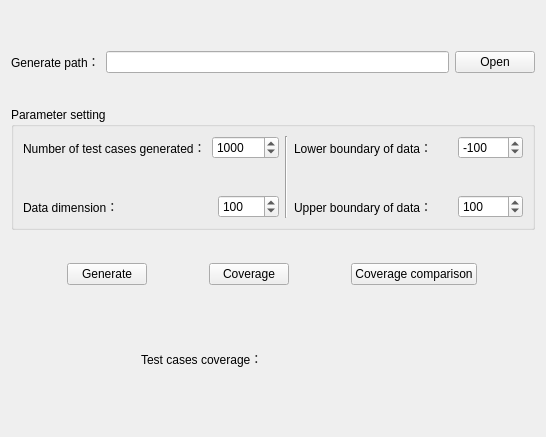
                <widget class="QWidget" name="tab_10">
                 <attribute name="title">
                  <string>Text type</string>
                 </attribute>
                 <layout class="QVBoxLayout" name="verticalLayout_30" stretch="0,2,1,0,1,2,0,2,0">
                  <item>
                   <spacer name="verticalSpacer_17">
                    <property name="orientation">
                     <enum>Qt::Vertical</enum>
                    </property>
                    <property name="sizeHint" stdset="0">
                     <size>
                      <width>20</width>
                      <height>40</height>
                     </size>
                    </property>
                   </spacer>
                  </item>
                  <item>
                   <layout class="QHBoxLayout" name="horizontalLayout_55">
                    <item>
                     <widget class="QLabel" name="label_48">
                      <property name="text">
                       <string>Generate path：</string>
                      </property>
                     </widget>
                    </item>
                    <item>
                     <widget class="QLineEdit" name="textLineEdit"/>
                    </item>
                    <item>
                     <widget class="QPushButton" name="textButton">
                      <property name="text">
                       <string>Open</string>
                      </property>
                     </widget>
                    </item>
                   </layout>
                  </item>
                  <item>
                   <spacer name="verticalSpacer_18">
                    <property name="orientation">
                     <enum>Qt::Vertical</enum>
                    </property>
                    <property name="sizeHint" stdset="0">
                     <size>
                      <width>20</width>
                      <height>50</height>
                     </size>
                    </property>
                   </spacer>
                  </item>
                  <item>
                   <widget class="QGroupBox" name="groupBox_4">
                    <property name="title">
                     <string>Parameter setting</string>
                    </property>
                    <layout class="QHBoxLayout" name="horizontalLayout_57">
                     <item>
                      <layout class="QVBoxLayout" name="verticalLayout_29" stretch="0,1,0">
                       <item>
                        <layout class="QHBoxLayout" name="horizontalLayout_58" stretch="0,0">
                         <item>
                          <widget class="QLabel" name="maxMahe_L">
                           <property name="sizePolicy">
                            <sizepolicy hsizetype="Fixed" vsizetype="Preferred">
                             <horstretch>0</horstretch>
                             <verstretch>0</verstretch>
                            </sizepolicy>
                           </property>
                           <property name="text">
                            <string>Number of test cases generated：</string>
                           </property>
                          </widget>
                         </item>
                         <item>
                          <widget class="QSpinBox" name="number_spinBox">
                           <property name="sizePolicy">
                            <sizepolicy hsizetype="MinimumExpanding" vsizetype="Fixed">
                             <horstretch>0</horstretch>
                             <verstretch>0</verstretch>
                            </sizepolicy>
                           </property>
                           <property name="maximum">
                            <number>100000</number>
                           </property>
                           <property name="value">
                            <number>1000</number>
                           </property>
                          </widget>
                         </item>
                        </layout>
                       </item>
                       <item>
                        <spacer name="verticalSpacer_20">
                         <property name="orientation">
                          <enum>Qt::Vertical</enum>
                         </property>
                         <property name="sizeHint" stdset="0">
                          <size>
                           <width>20</width>
                           <height>30</height>
                          </size>
                         </property>
                        </spacer>
                       </item>
                       <item>
                        <layout class="QHBoxLayout" name="horizontalLayout_59" stretch="0,0">
                         <item>
                          <widget class="QLabel" name="maxGuozai_L">
                           <property name="sizePolicy">
                            <sizepolicy hsizetype="Fixed" vsizetype="Preferred">
                             <horstretch>0</horstretch>
                             <verstretch>0</verstretch>
                            </sizepolicy>
                           </property>
                           <property name="text">
                            <string>Data dimension：                            </string>
                           </property>
                          </widget>
                         </item>
                         <item>
                          <widget class="QSpinBox" name="dimension_spinBox">
                           <property name="sizePolicy">
                            <sizepolicy hsizetype="MinimumExpanding" vsizetype="Fixed">
                             <horstretch>0</horstretch>
                             <verstretch>0</verstretch>
                            </sizepolicy>
                           </property>
                           <property name="maximum">
                            <number>1000</number>
                           </property>
                           <property name="value">
                            <number>100</number>
                           </property>
                          </widget>
                         </item>
                        </layout>
                       </item>
                      </layout>
                     </item>
                     <item>
                      <widget class="Line" name="line_5">
                       <property name="orientation">
                        <enum>Qt::Vertical</enum>
                       </property>
                      </widget>
                     </item>
                     <item>
                      <layout class="QVBoxLayout" name="verticalLayout_26" stretch="0,1,0">
                       <item>
                        <layout class="QHBoxLayout" name="horizontalLayout_61" stretch="1,0">
                         <item>
                          <widget class="QLabel" name="high_L">
                           <property name="sizePolicy">
                            <sizepolicy hsizetype="Fixed" vsizetype="Preferred">
                             <horstretch>0</horstretch>
                             <verstretch>0</verstretch>
                            </sizepolicy>
                           </property>
                           <property name="text">
                            <string>Lower boundary of data：      </string>
                           </property>
                          </widget>
                         </item>
                         <item>
                          <widget class="QSpinBox" name="lower_spinBox">
                           <property name="sizePolicy">
                            <sizepolicy hsizetype="MinimumExpanding" vsizetype="Fixed">
                             <horstretch>0</horstretch>
                             <verstretch>0</verstretch>
                            </sizepolicy>
                           </property>
                           <property name="minimum">
                            <number>-10000</number>
                           </property>
                           <property name="maximum">
                            <number>0</number>
                           </property>
                           <property name="value">
                            <number>-100</number>
                           </property>
                          </widget>
                         </item>
                        </layout>
                       </item>
                       <item>
                        <spacer name="verticalSpacer_21">
                         <property name="orientation">
                          <enum>Qt::Vertical</enum>
                         </property>
                         <property name="sizeHint" stdset="0">
                          <size>
                           <width>20</width>
                           <height>30</height>
                          </size>
                         </property>
                        </spacer>
                       </item>
                       <item>
                        <layout class="QHBoxLayout" name="horizontalLayout_62" stretch="1,0">
                         <item>
                          <widget class="QLabel" name="speed_L">
                           <property name="sizePolicy">
                            <sizepolicy hsizetype="Fixed" vsizetype="Preferred">
                             <horstretch>0</horstretch>
                             <verstretch>0</verstretch>
                            </sizepolicy>
                           </property>
                           <property name="text">
                            <string>Upper boundary of data：      </string>
                           </property>
                          </widget>
                         </item>
                         <item>
                          <widget class="QSpinBox" name="upper_spinBox">
                           <property name="sizePolicy">
                            <sizepolicy hsizetype="MinimumExpanding" vsizetype="Fixed">
                             <horstretch>0</horstretch>
                             <verstretch>0</verstretch>
                            </sizepolicy>
                           </property>
                           <property name="maximum">
                            <number>10000</number>
                           </property>
                           <property name="value">
                            <number>100</number>
                           </property>
                          </widget>
                         </item>
                        </layout>
                       </item>
                      </layout>
                     </item>
                    </layout>
                   </widget>
                  </item>
                  <item>
                   <spacer name="verticalSpacer_16">
                    <property name="orientation">
                     <enum>Qt::Vertical</enum>
                    </property>
                    <property name="sizeHint" stdset="0">
                     <size>
                      <width>20</width>
                      <height>40</height>
                     </size>
                    </property>
                   </spacer>
                  </item>
                  <item>
                   <layout class="QHBoxLayout" name="horizontalLayout_56">
                    <item>
                     <widget class="QPushButton" name="text_gen_Button">
                      <property name="sizePolicy">
                       <sizepolicy hsizetype="Fixed" vsizetype="Fixed">
                        <horstretch>0</horstretch>
                        <verstretch>0</verstretch>
                       </sizepolicy>
                      </property>
                      <property name="text">
                       <string>Generate</string>
                      </property>
                     </widget>
                    </item>
                    <item>
                     <widget class="QPushButton" name="text_coverage_Button">
                      <property name="sizePolicy">
                       <sizepolicy hsizetype="Fixed" vsizetype="Fixed">
                        <horstretch>0</horstretch>
                        <verstretch>0</verstretch>
                       </sizepolicy>
                      </property>
                      <property name="text">
                       <string>Coverage</string>
                      </property>
                     </widget>
                    </item>
                    <item>
                     <widget class="QPushButton" name="text_coverage_compare_pushButton">
                      <property name="sizePolicy">
                       <sizepolicy hsizetype="Fixed" vsizetype="Fixed">
                        <horstretch>0</horstretch>
                        <verstretch>0</verstretch>
                       </sizepolicy>
                      </property>
                      <property name="text">
                       <string>Coverage comparison</string>
                      </property>
                     </widget>
                    </item>
                   </layout>
                  </item>
                  <item>
                   <spacer name="verticalSpacer">
                    <property name="orientation">
                     <enum>Qt::Vertical</enum>
                    </property>
                    <property name="sizeHint" stdset="0">
                     <size>
                      <width>20</width>
                      <height>40</height>
                     </size>
                    </property>
                   </spacer>
                  </item>
                  <item>
                   <layout class="QHBoxLayout" name="horizontalLayout_9" stretch="1,1,1,1">
                    <item>
                     <spacer name="horizontalSpacer_11">
                      <property name="orientation">
                       <enum>Qt::Horizontal</enum>
                      </property>
                      <property name="sizeHint" stdset="0">
                       <size>
                        <width>40</width>
                        <height>20</height>
                       </size>
                      </property>
                     </spacer>
                    </item>
                    <item>
                     <widget class="QLabel" name="label_7">
                      <property name="text">
                       <string>Test cases coverage：</string>
                      </property>
                     </widget>
                    </item>
                    <item>
                     <widget class="QLabel" name="text_cov_label">
                      <property name="text">
                       <string/>
                      </property>
                     </widget>
                    </item>
                    <item>
                     <spacer name="horizontalSpacer_6">
                      <property name="orientation">
                       <enum>Qt::Horizontal</enum>
                      </property>
                      <property name="sizeHint" stdset="0">
                       <size>
                        <width>10</width>
                        <height>20</height>
                       </size>
                      </property>
                     </spacer>
                    </item>
                   </layout>
                  </item>
                  <item>
                   <spacer name="verticalSpacer_19">
                    <property name="orientation">
                     <enum>Qt::Vertical</enum>
                    </property>
                    <property name="sizeHint" stdset="0">
                     <size>
                      <width>20</width>
                      <height>40</height>
                     </size>
                    </property>
                   </spacer>
                  </item>
                 </layout>
                </widget>
